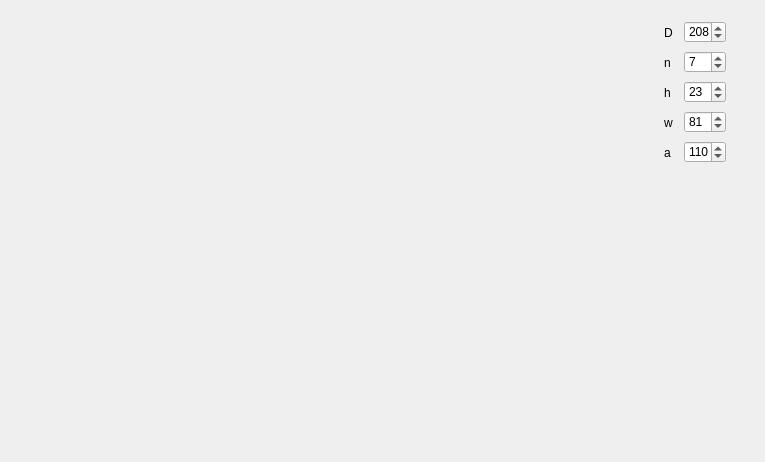
<?xml version="1.0" encoding="UTF-8"?>
<ui version="4.0">
 <class>MainWindow</class>
 <widget class="QMainWindow" name="MainWindow">
  <property name="geometry">
   <rect>
    <x>0</x>
    <y>0</y>
    <width>765</width>
    <height>462</height>
   </rect>
  </property>
  <property name="windowTitle">
   <string>MainWindow</string>
  </property>
  <widget class="QWidget" name="centralWidget">
   <layout class="QHBoxLayout" name="horizontalLayout">
    <item>
     <widget class="Canvas" name="canvas" native="true">
      <property name="palette">
       <palette>
        <active>
         <colorrole role="Button">
          <brush brushstyle="SolidPattern">
           <color alpha="255">
            <red>255</red>
            <green>255</green>
            <blue>255</blue>
           </color>
          </brush>
         </colorrole>
         <colorrole role="Midlight">
          <brush brushstyle="SolidPattern">
           <color alpha="255">
            <red>255</red>
            <green>255</green>
            <blue>255</blue>
           </color>
          </brush>
         </colorrole>
         <colorrole role="Base">
          <brush brushstyle="SolidPattern">
           <color alpha="255">
            <red>255</red>
            <green>255</green>
            <blue>255</blue>
           </color>
          </brush>
         </colorrole>
         <colorrole role="Window">
          <brush brushstyle="SolidPattern">
           <color alpha="255">
            <red>255</red>
            <green>255</green>
            <blue>255</blue>
           </color>
          </brush>
         </colorrole>
         <colorrole role="AlternateBase">
          <brush brushstyle="SolidPattern">
           <color alpha="255">
            <red>255</red>
            <green>255</green>
            <blue>255</blue>
           </color>
          </brush>
         </colorrole>
        </active>
        <inactive>
         <colorrole role="Button">
          <brush brushstyle="SolidPattern">
           <color alpha="255">
            <red>255</red>
            <green>255</green>
            <blue>255</blue>
           </color>
          </brush>
         </colorrole>
         <colorrole role="Midlight">
          <brush brushstyle="SolidPattern">
           <color alpha="255">
            <red>255</red>
            <green>255</green>
            <blue>255</blue>
           </color>
          </brush>
         </colorrole>
         <colorrole role="Base">
          <brush brushstyle="SolidPattern">
           <color alpha="255">
            <red>255</red>
            <green>255</green>
            <blue>255</blue>
           </color>
          </brush>
         </colorrole>
         <colorrole role="Window">
          <brush brushstyle="SolidPattern">
           <color alpha="255">
            <red>255</red>
            <green>255</green>
            <blue>255</blue>
           </color>
          </brush>
         </colorrole>
         <colorrole role="AlternateBase">
          <brush brushstyle="SolidPattern">
           <color alpha="255">
            <red>255</red>
            <green>255</green>
            <blue>255</blue>
           </color>
          </brush>
         </colorrole>
        </inactive>
        <disabled>
         <colorrole role="Button">
          <brush brushstyle="SolidPattern">
           <color alpha="255">
            <red>255</red>
            <green>255</green>
            <blue>255</blue>
           </color>
          </brush>
         </colorrole>
         <colorrole role="Midlight">
          <brush brushstyle="SolidPattern">
           <color alpha="255">
            <red>255</red>
            <green>255</green>
            <blue>255</blue>
           </color>
          </brush>
         </colorrole>
         <colorrole role="Base">
          <brush brushstyle="SolidPattern">
           <color alpha="255">
            <red>255</red>
            <green>255</green>
            <blue>255</blue>
           </color>
          </brush>
         </colorrole>
         <colorrole role="Window">
          <brush brushstyle="SolidPattern">
           <color alpha="255">
            <red>255</red>
            <green>255</green>
            <blue>255</blue>
           </color>
          </brush>
         </colorrole>
         <colorrole role="AlternateBase">
          <brush brushstyle="SolidPattern">
           <color alpha="255">
            <red>255</red>
            <green>255</green>
            <blue>255</blue>
           </color>
          </brush>
         </colorrole>
        </disabled>
       </palette>
      </property>
     </widget>
    </item>
    <item>
     <widget class="QWidget" name="widget_2" native="true">
      <property name="minimumSize">
       <size>
        <width>100</width>
        <height>0</height>
       </size>
      </property>
      <property name="maximumSize">
       <size>
        <width>100</width>
        <height>16777215</height>
       </size>
      </property>
      <widget class="QSpinBox" name="nBox">
       <property name="geometry">
        <rect>
         <x>30</x>
         <y>40</y>
         <width>42</width>
         <height>22</height>
        </rect>
       </property>
       <property name="minimum">
        <number>3</number>
       </property>
       <property name="maximum">
        <number>100</number>
       </property>
       <property name="value">
        <number>7</number>
       </property>
      </widget>
      <widget class="QSpinBox" name="aBox">
       <property name="geometry">
        <rect>
         <x>30</x>
         <y>130</y>
         <width>42</width>
         <height>22</height>
        </rect>
       </property>
       <property name="minimum">
        <number>10</number>
       </property>
       <property name="maximum">
        <number>170</number>
       </property>
       <property name="value">
        <number>110</number>
       </property>
      </widget>
      <widget class="QSpinBox" name="dBox">
       <property name="geometry">
        <rect>
         <x>30</x>
         <y>10</y>
         <width>42</width>
         <height>22</height>
        </rect>
       </property>
       <property name="maximum">
        <number>1000</number>
       </property>
       <property name="value">
        <number>208</number>
       </property>
      </widget>
      <widget class="QSpinBox" name="wBox">
       <property name="geometry">
        <rect>
         <x>30</x>
         <y>100</y>
         <width>42</width>
         <height>22</height>
        </rect>
       </property>
       <property name="maximum">
        <number>1000</number>
       </property>
       <property name="value">
        <number>81</number>
       </property>
      </widget>
      <widget class="QSpinBox" name="hBox">
       <property name="geometry">
        <rect>
         <x>30</x>
         <y>70</y>
         <width>42</width>
         <height>22</height>
        </rect>
       </property>
       <property name="maximum">
        <number>1000</number>
       </property>
       <property name="value">
        <number>23</number>
       </property>
      </widget>
      <widget class="QLabel" name="label_2">
       <property name="geometry">
        <rect>
         <x>10</x>
         <y>45</y>
         <width>10</width>
         <height>13</height>
        </rect>
       </property>
       <property name="minimumSize">
        <size>
         <width>10</width>
         <height>0</height>
        </size>
       </property>
       <property name="maximumSize">
        <size>
         <width>10</width>
         <height>16777215</height>
        </size>
       </property>
       <property name="text">
        <string>n</string>
       </property>
      </widget>
      <widget class="QLabel" name="label_5">
       <property name="geometry">
        <rect>
         <x>10</x>
         <y>135</y>
         <width>10</width>
         <height>13</height>
        </rect>
       </property>
       <property name="minimumSize">
        <size>
         <width>10</width>
         <height>0</height>
        </size>
       </property>
       <property name="maximumSize">
        <size>
         <width>10</width>
         <height>16777215</height>
        </size>
       </property>
       <property name="text">
        <string>a</string>
       </property>
      </widget>
      <widget class="QLabel" name="label_3">
       <property name="geometry">
        <rect>
         <x>10</x>
         <y>75</y>
         <width>10</width>
         <height>13</height>
        </rect>
       </property>
       <property name="minimumSize">
        <size>
         <width>10</width>
         <height>0</height>
        </size>
       </property>
       <property name="maximumSize">
        <size>
         <width>10</width>
         <height>16777215</height>
        </size>
       </property>
       <property name="text">
        <string>h</string>
       </property>
      </widget>
      <widget class="QLabel" name="label_4">
       <property name="geometry">
        <rect>
         <x>10</x>
         <y>105</y>
         <width>10</width>
         <height>13</height>
        </rect>
       </property>
       <property name="minimumSize">
        <size>
         <width>10</width>
         <height>0</height>
        </size>
       </property>
       <property name="maximumSize">
        <size>
         <width>10</width>
         <height>16777215</height>
        </size>
       </property>
       <property name="text">
        <string>w</string>
       </property>
      </widget>
      <widget class="QLabel" name="label">
       <property name="geometry">
        <rect>
         <x>10</x>
         <y>15</y>
         <width>10</width>
         <height>13</height>
        </rect>
       </property>
       <property name="minimumSize">
        <size>
         <width>10</width>
         <height>0</height>
        </size>
       </property>
       <property name="maximumSize">
        <size>
         <width>10</width>
         <height>16777215</height>
        </size>
       </property>
       <property name="text">
        <string>D</string>
       </property>
      </widget>
     </widget>
    </item>
   </layout>
  </widget>
 </widget>
 <layoutdefault spacing="6" margin="11"/>
 <customwidgets>
  <customwidget>
   <class>Canvas</class>
   <extends>QWidget</extends>
   <header>canvas.h</header>
   <container>1</container>
  </customwidget>
 </customwidgets>
 <resources/>
 <connections/>
</ui>
